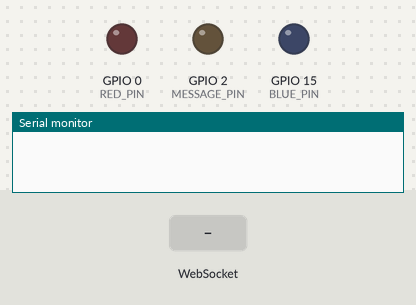
Simulated run of this program. Board: ESP32. On the bench: output pins drawn as LEDs (lit = HIGH), the last lines printed to the serial monitor. Dashed ring = blinking. The test bench sets the inputs (shaded band). WiFi joins after 1.5 s; servers stay silent unless stated; storage starts empty.

Above: at 0.0 s.
At 1.7 s:
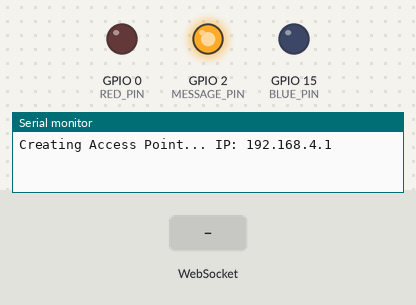
1.8 s: WebSocket text "LED_BUTTONS" received
At 2.5 s:
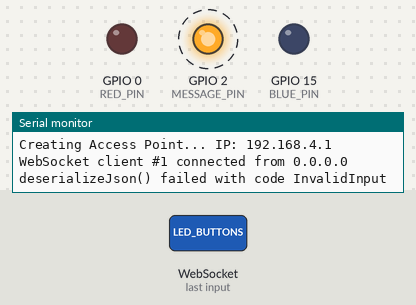
3.3 s: WebSocket text "1" received
Timing chart, 0 to 6.3 s (numbered marks = the images above; inputs shaded):
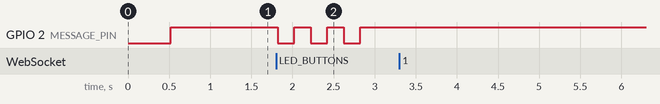

The program:

main.cpp
```cpp
// Dependancies
#include <Arduino.h>
#include <SPIFFS.h>
#include <WiFi.h>
#include <ESPAsyncWebServer.h>
#include <ArduinoJson.h>

// Macros
#define MESSAGE_PIN 2
#define RED_PIN 0
#define BLUE_PIN 15
#define WIFI_ERROR_BLINKS 1
#define SPIFFS_ERROR_BLINKS 2
#define SERIAL_ERROR_BLINKS 3
#define BLINK_CYCLE 1000
#define HTTP_PORT 80

// WiFi Credentials
const char *WIFI_SSID = "ESP32";
const char *WIFI_PASS = "jetsonucsd";

// Led Component
struct LED {
    uint8_t pin;
    bool    on;

    void update() {digitalWrite(pin, on ? HIGH : LOW);}
};

// LED Instances
LED message_LED = {MESSAGE_PIN, false };
LED red_LED = {RED_PIN, false };
LED blue_LED = {BLUE_PIN, false };

// Server Instances
AsyncWebServer server(HTTP_PORT);
AsyncWebSocket ws("/ws");

// LED Blinks
void blink(LED led, int blinks) {
    // Active
    for(int i=0; i<blinks*2-1; i++) {
        led.on = !led.on;
        led.update();
        delay(BLINK_CYCLE/(blinks*2-1));
    }
    // Rest
    led.on = !led.on;
    led.update();
    delay(BLINK_CYCLE);
}

// Serial Peripheral Interface Flash File System
void initSPIFFS() {
    if (!SPIFFS.begin()) {
        // Blink Error
        while(true) {blink(message_LED, SPIFFS_ERROR_BLINKS);}
    }
}

// WiFi Connection
void initWiFi() {
    WiFi.mode(WIFI_STA);
    WiFi.begin(WIFI_SSID, WIFI_PASS);
    Serial.printf("Trying to connect [%s] ", WiFi.macAddress().c_str());
    // Blink While Connecting
    while(WiFi.status() != WL_CONNECTED) {blink(message_LED, WIFI_ERROR_BLINKS);}
    Serial.printf(" %s\n", WiFi.localIP().toString().c_str());
}

// Access Point
void initAccessPoint() {
    WiFi.softAP(WIFI_SSID, WIFI_PASS);
    Serial.println("Creating Access Point... IP: "+WiFi.softAPIP().toString());
}

// FiLL In HTML LEDs
String processor(const String &var) {
    String buttons = "";
    if(var == "LED_BUTTONS"){
        String red_state = red_LED.on?"on":"off",
               blue_state = blue_LED.on?"on":"off";
        buttons += "<button id='red_LED' class="+red_state+"></button>";
        buttons += "<button id='blue_LED' class="+blue_state+"></button>";
    }
    return buttons;
}

// Locate HTML Page
void onRootRequest(AsyncWebServerRequest *request) {
    request->send(SPIFFS, "/index.html", "text/html", false, processor);
}

// WebSocket Events
void onEvent(AsyncWebSocket       *server,  //
             AsyncWebSocketClient *client,  //
             AwsEventType          type,    // the signature of this function is defined
             void                 *arg,     // by the `AwsEventHandler` interface
             uint8_t              *data,    //
             size_t                len) {   //

    // Connect Event
    if(type == WS_EVT_CONNECT) {
        Serial.printf("WebSocket client #%u connected from %s\n", client->id(), client->remoteIP().toString().c_str());
    }
    // Disconnect Event
    else if(type == WS_EVT_DISCONNECT) {
        Serial.printf("WebSocket client #%u disconnected\n", client->id());
    }
    // Incoming Message
    else if(type == WS_EVT_DATA) {
        AwsFrameInfo *info = (AwsFrameInfo*)arg;
        if (info->final && info->index == 0 && info->len == len && info->opcode == WS_TEXT) {
            // Deseralize Message
            const uint8_t size = JSON_OBJECT_SIZE(2);
            StaticJsonDocument<size> json;
            DeserializationError err = deserializeJson(json, data);
            // Catch Error
            if (err) {
                Serial.print(F("deserializeJson() failed with code "));
                Serial.println(err.c_str());
                blink(message_LED, SERIAL_ERROR_BLINKS);
                return;
            }
            // Update LEDs
            if (strcmp(json["led"], "red_LED") == 0) {
                red_LED.on = !red_LED.on;
                json["status"] = red_LED.on? "on": "off";
            }
            else if (strcmp(json["led"], "blue_LED") == 0) {
                blue_LED.on = !blue_LED.on;
                json["status"] = blue_LED.on? "on": "off";
            }
            else
            {   Serial.println("Unkown Event Message");
            }
            // Sync Devices
            char syncData[35];
            ws.textAll(syncData, serializeJson(json, syncData));
        }
    }
}

// Server
void initWebServer() {
    // Web Socket
    ws.onEvent(onEvent);
    server.addHandler(&ws);

    // Web Server
    server.on("/", onRootRequest);
    server.serveStatic("/", SPIFFS, "/");
    server.begin();
}

// Initialization
void setup() {
    // Define LED Outputs
    pinMode(message_LED.pin, OUTPUT);
    pinMode(red_LED.pin, OUTPUT);
    pinMode(blue_LED.pin, OUTPUT);

    // Activate Serial Monitor
    Serial.begin(115200); delay(500);

    // Start SPIFFS, WiFi, and WebServer
    initSPIFFS();
    //initWiFi();
    initAccessPoint();
    initWebServer();
}

// Main Loop
void loop() {
    // Start Up Success
    if(!message_LED.on) {
        message_LED.on = true;
        message_LED.update();
    }

    // Update LEDs
    red_LED.update();
    blue_LED.update();

    // Close Lingering WebSockets
    if(millis()%1000 == 0) {
        ws.cleanupClients();
    }
}
```

Measured:
- after the input at 1.8 s, GPIO 2 (MESSAGE_PIN): alternates HIGH for 0.20 s and LOW for 0.20 s, starting at once
